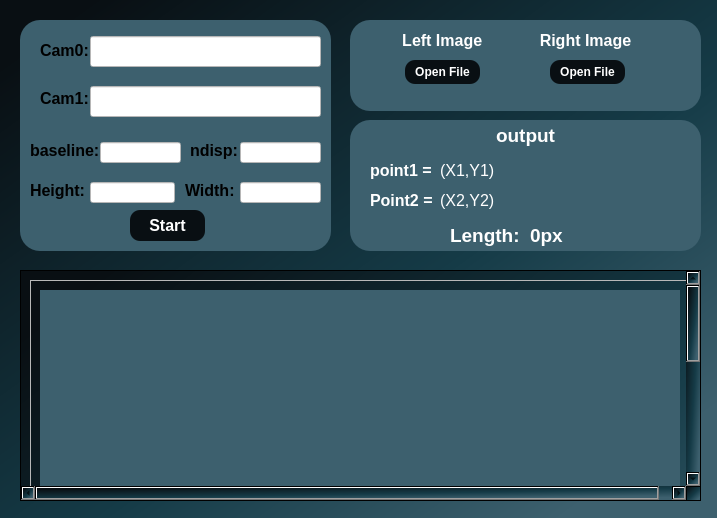
<?xml version="1.0" encoding="UTF-8"?>
<ui version="4.0">
 <class>StereoVision</class>
 <widget class="QDialog" name="StereoVision">
  <property name="geometry">
   <rect>
    <x>0</x>
    <y>0</y>
    <width>717</width>
    <height>518</height>
   </rect>
  </property>
  <property name="windowTitle">
   <string>Dialog</string>
  </property>
  <property name="styleSheet">
   <string notr="true">background-color: qlineargradient(spread:pad, x1:0, y1:0, x2:1, y2:1, stop:0.0648899 rgba(9, 15, 19, 255), stop:0.571233 rgba(21, 59, 71, 255), stop:0.890411 rgba(61, 96, 110, 255));</string>
  </property>
  <widget class="QFrame" name="info_frame">
   <property name="geometry">
    <rect>
     <x>20</x>
     <y>20</y>
     <width>311</width>
     <height>231</height>
    </rect>
   </property>
   <property name="styleSheet">
    <string notr="true">QFrame{
background-color: rgb(61, 96, 110);
border-radius:20px;
}
QPushButton{
background-color: rgb(9, 15, 19);
	color: rgb(255, 255, 255);
	border-radius:10px;
}

QPushButton:pressed{
color: rgb(255, 255, 255);
	border-radius:10px;
	background-color: rgb(230, 201, 39);
}</string>
   </property>
   <property name="frameShape">
    <enum>QFrame::StyledPanel</enum>
   </property>
   <property name="frameShadow">
    <enum>QFrame::Raised</enum>
   </property>
   <widget class="QLabel" name="label_5">
    <property name="geometry">
     <rect>
      <x>20</x>
      <y>20</y>
      <width>49</width>
      <height>21</height>
     </rect>
    </property>
    <property name="font">
     <font>
      <pointsize>12</pointsize>
      <bold>true</bold>
     </font>
    </property>
    <property name="text">
     <string>Cam0:</string>
    </property>
   </widget>
   <widget class="QLabel" name="label_6">
    <property name="geometry">
     <rect>
      <x>20</x>
      <y>70</y>
      <width>49</width>
      <height>16</height>
     </rect>
    </property>
    <property name="font">
     <font>
      <pointsize>12</pointsize>
      <bold>true</bold>
     </font>
    </property>
    <property name="text">
     <string>Cam1:</string>
    </property>
   </widget>
   <widget class="QLineEdit" name="cam0">
    <property name="geometry">
     <rect>
      <x>70</x>
      <y>16</y>
      <width>231</width>
      <height>31</height>
     </rect>
    </property>
    <property name="font">
     <font>
      <pointsize>12</pointsize>
     </font>
    </property>
    <property name="styleSheet">
     <string notr="true">background-color: rgb(255, 255, 255);</string>
    </property>
    <property name="inputMask">
     <string/>
    </property>
    <property name="clearButtonEnabled">
     <bool>false</bool>
    </property>
   </widget>
   <widget class="QLineEdit" name="cam1">
    <property name="geometry">
     <rect>
      <x>70</x>
      <y>66</y>
      <width>231</width>
      <height>31</height>
     </rect>
    </property>
    <property name="font">
     <font>
      <pointsize>12</pointsize>
     </font>
    </property>
    <property name="styleSheet">
     <string notr="true">background-color: rgb(255, 255, 255);</string>
    </property>
   </widget>
   <widget class="QLabel" name="label_7">
    <property name="geometry">
     <rect>
      <x>10</x>
      <y>120</y>
      <width>71</width>
      <height>21</height>
     </rect>
    </property>
    <property name="font">
     <font>
      <pointsize>12</pointsize>
      <bold>true</bold>
     </font>
    </property>
    <property name="text">
     <string>baseline:</string>
    </property>
   </widget>
   <widget class="QLabel" name="label_8">
    <property name="geometry">
     <rect>
      <x>170</x>
      <y>120</y>
      <width>49</width>
      <height>21</height>
     </rect>
    </property>
    <property name="font">
     <font>
      <pointsize>12</pointsize>
      <bold>true</bold>
     </font>
    </property>
    <property name="text">
     <string>ndisp:</string>
    </property>
   </widget>
   <widget class="QLineEdit" name="baseline">
    <property name="geometry">
     <rect>
      <x>80</x>
      <y>122</y>
      <width>81</width>
      <height>21</height>
     </rect>
    </property>
    <property name="styleSheet">
     <string notr="true">background-color: rgb(255, 255, 255);</string>
    </property>
   </widget>
   <widget class="QLineEdit" name="num_disp">
    <property name="geometry">
     <rect>
      <x>220</x>
      <y>122</y>
      <width>81</width>
      <height>21</height>
     </rect>
    </property>
    <property name="styleSheet">
     <string notr="true">background-color: rgb(255, 255, 255);</string>
    </property>
   </widget>
   <widget class="QLabel" name="label_9">
    <property name="geometry">
     <rect>
      <x>10</x>
      <y>160</y>
      <width>61</width>
      <height>21</height>
     </rect>
    </property>
    <property name="font">
     <font>
      <pointsize>12</pointsize>
      <bold>true</bold>
     </font>
    </property>
    <property name="text">
     <string>Height:</string>
    </property>
   </widget>
   <widget class="QLabel" name="label_10">
    <property name="geometry">
     <rect>
      <x>165</x>
      <y>160</y>
      <width>51</width>
      <height>21</height>
     </rect>
    </property>
    <property name="font">
     <font>
      <pointsize>12</pointsize>
      <bold>true</bold>
     </font>
    </property>
    <property name="text">
     <string>Width:</string>
    </property>
   </widget>
   <widget class="QLineEdit" name="height">
    <property name="geometry">
     <rect>
      <x>70</x>
      <y>162</y>
      <width>85</width>
      <height>21</height>
     </rect>
    </property>
    <property name="styleSheet">
     <string notr="true">background-color: rgb(255, 255, 255);</string>
    </property>
   </widget>
   <widget class="QLineEdit" name="width">
    <property name="geometry">
     <rect>
      <x>220</x>
      <y>162</y>
      <width>81</width>
      <height>21</height>
     </rect>
    </property>
    <property name="styleSheet">
     <string notr="true">background-color: rgb(255, 255, 255);</string>
    </property>
   </widget>
   <widget class="QPushButton" name="start_stereo_pushButton">
    <property name="geometry">
     <rect>
      <x>110</x>
      <y>190</y>
      <width>75</width>
      <height>31</height>
     </rect>
    </property>
    <property name="font">
     <font>
      <pointsize>12</pointsize>
      <bold>true</bold>
     </font>
    </property>
    <property name="text">
     <string>Start</string>
    </property>
   </widget>
  </widget>
  <widget class="QFrame" name="frame">
   <property name="geometry">
    <rect>
     <x>350</x>
     <y>20</y>
     <width>351</width>
     <height>91</height>
    </rect>
   </property>
   <property name="styleSheet">
    <string notr="true">QFrame{
	background-color: rgb(61, 96, 110);
	border-radius:20px;
}
</string>
   </property>
   <property name="frameShape">
    <enum>QFrame::StyledPanel</enum>
   </property>
   <property name="frameShadow">
    <enum>QFrame::Raised</enum>
   </property>
   <widget class="QPushButton" name="rightOpen_stereo_pushButton">
    <property name="geometry">
     <rect>
      <x>200</x>
      <y>40</y>
      <width>75</width>
      <height>24</height>
     </rect>
    </property>
    <property name="font">
     <font>
      <bold>true</bold>
     </font>
    </property>
    <property name="styleSheet">
     <string notr="true">QPushButton{
	background-color: rgb(9, 15, 19);
	color: rgb(255, 255, 255);
	border-radius:10px;
}
QPushButton:pressed{
    color: rgb(255, 255, 255);
	border-radius:10px;
	background-color: rgb(230, 201, 39);
}</string>
    </property>
    <property name="text">
     <string>Open File</string>
    </property>
   </widget>
   <widget class="QLabel" name="right_">
    <property name="geometry">
     <rect>
      <x>185</x>
      <y>10</y>
      <width>101</width>
      <height>21</height>
     </rect>
    </property>
    <property name="font">
     <font>
      <pointsize>12</pointsize>
      <bold>true</bold>
     </font>
    </property>
    <property name="styleSheet">
     <string notr="true">color: rgb(255, 255, 255);
background:none;</string>
    </property>
    <property name="text">
     <string>Right Image</string>
    </property>
    <property name="alignment">
     <set>Qt::AlignCenter</set>
    </property>
   </widget>
   <widget class="QPushButton" name="leftOpen_stereo_pushButton">
    <property name="geometry">
     <rect>
      <x>55</x>
      <y>40</y>
      <width>75</width>
      <height>24</height>
     </rect>
    </property>
    <property name="font">
     <font>
      <bold>true</bold>
     </font>
    </property>
    <property name="styleSheet">
     <string notr="true">QPushButton{
	background-color: rgb(9, 15, 19);
	color: rgb(255, 255, 255);
	border-radius:10px;
}
QPushButton:pressed{
    color: rgb(255, 255, 255);
	border-radius:10px;
	background-color: rgb(230, 201, 39);
}</string>
    </property>
    <property name="text">
     <string>Open File</string>
    </property>
   </widget>
   <widget class="QLabel" name="left_text_label">
    <property name="geometry">
     <rect>
      <x>40</x>
      <y>10</y>
      <width>100</width>
      <height>21</height>
     </rect>
    </property>
    <property name="font">
     <font>
      <pointsize>12</pointsize>
      <bold>true</bold>
     </font>
    </property>
    <property name="styleSheet">
     <string notr="true">color: rgb(255, 255, 255);
background:none;</string>
    </property>
    <property name="text">
     <string> Left Image</string>
    </property>
    <property name="alignment">
     <set>Qt::AlignCenter</set>
    </property>
   </widget>
  </widget>
  <widget class="QScrollArea" name="scrollArea">
   <property name="geometry">
    <rect>
     <x>20</x>
     <y>270</y>
     <width>681</width>
     <height>231</height>
    </rect>
   </property>
   <property name="widgetResizable">
    <bool>true</bool>
   </property>
   <widget class="QWidget" name="scrollAreaWidgetContents">
    <property name="geometry">
     <rect>
      <x>0</x>
      <y>0</y>
      <width>678</width>
      <height>518</height>
     </rect>
    </property>
    <layout class="QVBoxLayout" name="verticalLayout">
     <item>
      <widget class="QFrame" name="photo_back_frame">
       <property name="minimumSize">
        <size>
         <width>660</width>
         <height>500</height>
        </size>
       </property>
       <property name="styleSheet">
        <string notr="true">background:none;</string>
       </property>
       <property name="frameShape">
        <enum>QFrame::StyledPanel</enum>
       </property>
       <property name="frameShadow">
        <enum>QFrame::Raised</enum>
       </property>
       <widget class="QLabel" name="image_label">
        <property name="geometry">
         <rect>
          <x>10</x>
          <y>10</y>
          <width>640</width>
          <height>480</height>
         </rect>
        </property>
        <property name="cursor">
         <cursorShape>CrossCursor</cursorShape>
        </property>
        <property name="mouseTracking">
         <bool>true</bool>
        </property>
        <property name="tabletTracking">
         <bool>false</bool>
        </property>
        <property name="styleSheet">
         <string notr="true">background-color: rgb(61, 96, 110);</string>
        </property>
        <property name="text">
         <string/>
        </property>
        <property name="alignment">
         <set>Qt::AlignCenter</set>
        </property>
       </widget>
      </widget>
     </item>
    </layout>
   </widget>
  </widget>
  <widget class="QFrame" name="frame_3">
   <property name="geometry">
    <rect>
     <x>350</x>
     <y>120</y>
     <width>351</width>
     <height>131</height>
    </rect>
   </property>
   <property name="styleSheet">
    <string notr="true">QFrame{
background-color: rgb(61, 96, 110);
border-radius:20px;
}</string>
   </property>
   <property name="frameShape">
    <enum>QFrame::StyledPanel</enum>
   </property>
   <property name="frameShadow">
    <enum>QFrame::Raised</enum>
   </property>
   <widget class="QLabel" name="label_2">
    <property name="geometry">
     <rect>
      <x>100</x>
      <y>100</y>
      <width>71</width>
      <height>31</height>
     </rect>
    </property>
    <property name="font">
     <font>
      <pointsize>14</pointsize>
      <bold>true</bold>
     </font>
    </property>
    <property name="styleSheet">
     <string notr="true">color: rgb(255, 255, 255);</string>
    </property>
    <property name="text">
     <string>Length:</string>
    </property>
   </widget>
   <widget class="QLabel" name="label_3">
    <property name="geometry">
     <rect>
      <x>140</x>
      <y>0</y>
      <width>71</width>
      <height>31</height>
     </rect>
    </property>
    <property name="font">
     <font>
      <pointsize>14</pointsize>
      <bold>true</bold>
     </font>
    </property>
    <property name="styleSheet">
     <string notr="true">color:rgb(255, 255, 255);</string>
    </property>
    <property name="text">
     <string>output</string>
    </property>
    <property name="alignment">
     <set>Qt::AlignCenter</set>
    </property>
   </widget>
   <widget class="QLabel" name="lenght">
    <property name="geometry">
     <rect>
      <x>180</x>
      <y>100</y>
      <width>141</width>
      <height>31</height>
     </rect>
    </property>
    <property name="font">
     <font>
      <pointsize>14</pointsize>
      <bold>true</bold>
     </font>
    </property>
    <property name="styleSheet">
     <string notr="true">color: rgb(255, 255, 255);</string>
    </property>
    <property name="text">
     <string>0px</string>
    </property>
   </widget>
   <widget class="QLabel" name="label_11">
    <property name="geometry">
     <rect>
      <x>20</x>
      <y>40</y>
      <width>71</width>
      <height>21</height>
     </rect>
    </property>
    <property name="font">
     <font>
      <pointsize>12</pointsize>
      <bold>true</bold>
     </font>
    </property>
    <property name="styleSheet">
     <string notr="true">color: rgb(255, 255, 255);</string>
    </property>
    <property name="text">
     <string>point1 =</string>
    </property>
   </widget>
   <widget class="QLabel" name="label_12">
    <property name="geometry">
     <rect>
      <x>20</x>
      <y>70</y>
      <width>71</width>
      <height>21</height>
     </rect>
    </property>
    <property name="font">
     <font>
      <pointsize>12</pointsize>
      <bold>true</bold>
     </font>
    </property>
    <property name="styleSheet">
     <string notr="true">color: rgb(255, 255, 255);</string>
    </property>
    <property name="text">
     <string>Point2 =</string>
    </property>
   </widget>
   <widget class="QLabel" name="point1">
    <property name="geometry">
     <rect>
      <x>90</x>
      <y>40</y>
      <width>121</width>
      <height>21</height>
     </rect>
    </property>
    <property name="font">
     <font>
      <pointsize>12</pointsize>
     </font>
    </property>
    <property name="styleSheet">
     <string notr="true">color: rgb(255, 255, 255);</string>
    </property>
    <property name="text">
     <string>(X1,Y1)</string>
    </property>
   </widget>
   <widget class="QLabel" name="point2">
    <property name="geometry">
     <rect>
      <x>90</x>
      <y>70</y>
      <width>121</width>
      <height>21</height>
     </rect>
    </property>
    <property name="font">
     <font>
      <pointsize>12</pointsize>
     </font>
    </property>
    <property name="styleSheet">
     <string notr="true">color: rgb(255, 255, 255);</string>
    </property>
    <property name="text">
     <string>(X2,Y2)</string>
    </property>
   </widget>
  </widget>
 </widget>
 <resources/>
 <connections/>
</ui>
